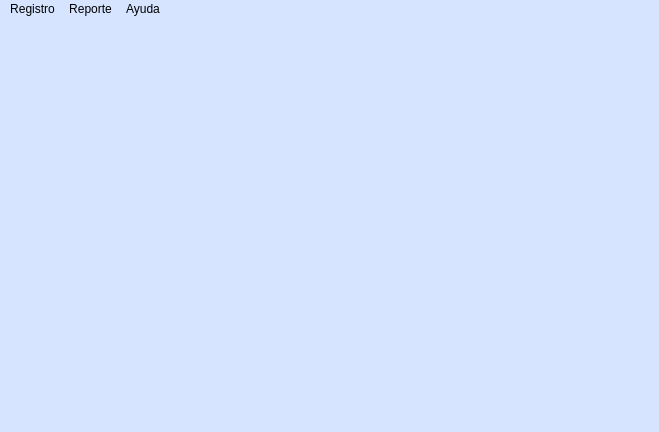
<?xml version="1.0" encoding="UTF-8"?>
<ui version="4.0">
 <class>MainWindow</class>
 <widget class="QMainWindow" name="MainWindow">
  <property name="geometry">
   <rect>
    <x>0</x>
    <y>0</y>
    <width>659</width>
    <height>432</height>
   </rect>
  </property>
  <property name="windowTitle">
   <string>MainWindow</string>
  </property>
  <property name="styleSheet">
   <string notr="true">background-color: rgb(215, 228, 255);
</string>
  </property>
  <widget class="QWidget" name="centralwidget"/>
  <widget class="QMenuBar" name="menubar">
   <property name="geometry">
    <rect>
     <x>0</x>
     <y>0</y>
     <width>659</width>
     <height>21</height>
    </rect>
   </property>
   <widget class="QMenu" name="menuRegistro">
    <property name="title">
     <string>Registro</string>
    </property>
    <addaction name="actionEstudiante"/>
    <addaction name="actionEspecialidad"/>
    <addaction name="actionDocente"/>
   </widget>
   <widget class="QMenu" name="menuReporte">
    <property name="title">
     <string>Reporte</string>
    </property>
   </widget>
   <widget class="QMenu" name="menuAyuda">
    <property name="title">
     <string>Ayuda</string>
    </property>
   </widget>
   <addaction name="menuRegistro"/>
   <addaction name="menuReporte"/>
   <addaction name="menuAyuda"/>
  </widget>
  <widget class="QStatusBar" name="statusbar"/>
  <action name="actionEstudiante">
   <property name="icon">
    <iconset>
     <normaloff>../View/icons/student.png</normaloff>../View/icons/student.png</iconset>
   </property>
   <property name="text">
    <string>Estudiante</string>
   </property>
  </action>
  <action name="actionEspecialidad">
   <property name="text">
    <string>Especialidad</string>
   </property>
  </action>
  <action name="actionDocente">
   <property name="icon">
    <iconset>
     <normaloff>../View/icons/teacher.png</normaloff>../View/icons/teacher.png</iconset>
   </property>
   <property name="text">
    <string>Docente</string>
   </property>
  </action>
 </widget>
 <resources/>
 <connections/>
</ui>
